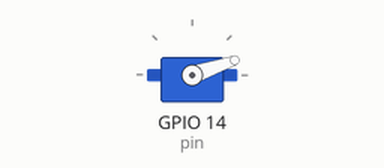
This sketch was run on a simulated ESP32. Parts: servo.

Above: at 0.05 s.
At 0.2 s:
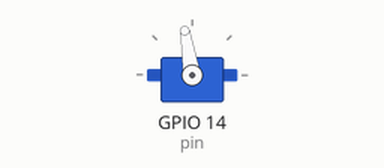
At 0.35 s:
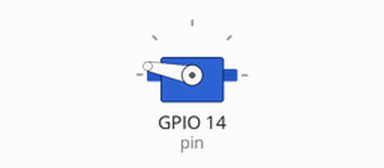
At 0.65 s:
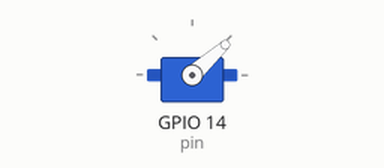
Timing chart, 0 to 3.0 s (numbered marks = the images above):
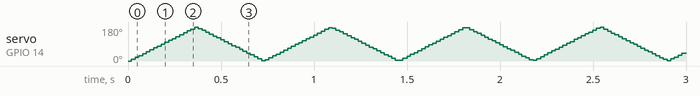

The sketch:

03_Servo.ino
```cpp
#include <ESP32Servo.h>                    // Incluir la librería Servo
Servo servo1;                         // Crear un objeto tipo Servo llamado servo1
int angulo = 0 ;
int pin=14;
void setup()
{
        servo1.attach(pin) ;             // Conectar servo1 al pin 9
}

void loop()
{
        for(angulo  = 0; angulo  <= 180; angulo  += 1)   //incrementa angulo 1 grado
            {
                 servo1.write(angulo);
                 delay(2);
            }
        for(angulo  =180; angulo  >=0; angulo  -=1 )    //decrementa angulo 1 grado
            {
                 servo1.write( angulo );
                 delay(2);
            }
}
```
